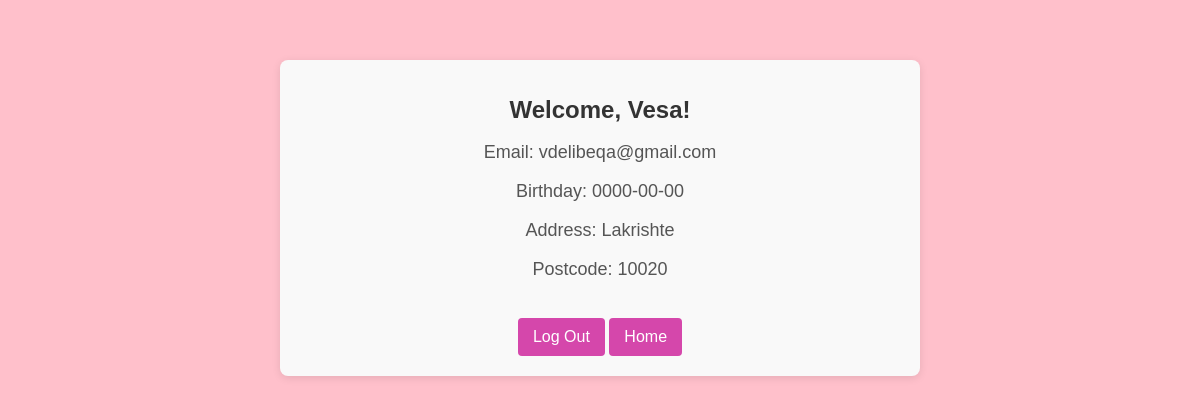
The app's page /user_dashboard.php (signed in) with its own data.
### tables this page shows
CREATE TABLE `signup` (
  `id` int(11) NOT NULL,
  `firstName` varchar(50) NOT NULL,
  `lastName` varchar(50) NOT NULL,
  `email` varchar(50) NOT NULL,
  `password` varchar(50) NOT NULL,
  `birthday` date NOT NULL,
  `address` varchar(50) NOT NULL,
  `postcode` int(20) NOT NULL
);

### user_dashboard.php (the view, shortened to what this page needs)
<?php
$userId = $_SESSION['userId'];
try {
    $pdo = new PDO('mysql:host=localhost;dbname=bloomy_db', 'root', '');
    $pdo->setAttribute(PDO::ATTR_ERRMODE, PDO::ERRMODE_EXCEPTION);
    $sql = "SELECT * FROM signup WHERE id = :userId";
    $stmt = $pdo->prepare($sql);
    $stmt->bindParam(':userId', $userId);
    $stmt->execute();
    $user = $stmt->fetch(PDO::FETCH_ASSOC);
} catch (PDOException $e) {
    echo "Error: " . $e->getMessage();
    exit();
}
?>
<!DOCTYPE html>
<html lang="en">
<head>
    <link rel="stylesheet" href="user_dashboard.css">
</head>
<body>
    <div class="dashboard">
        <h1>Welcome, <?php echo htmlspecialchars($user['firstName']); ?>!</h1>
        <p>Email: <?php echo htmlspecialchars($user['email']); ?></p>
        <p>Birthday: <?php echo htmlspecialchars($user['birthday']); ?></p>
        <p>Address: <?php echo htmlspecialchars($user['address']); ?></p>
        <p>Postcode: <?php echo htmlspecialchars($user['postcode']); ?></p>
        <a href="userlogout.php">Log Out</a>
        <a href="index.php">Home</a>
    </div>
</body>
</html>

### user_dashboard.css (style rules this page uses)
body { font-family: Arial, sans-serif; padding: 20px; margin: 0; background-color: pink; }
.dashboard { max-width: 600px; margin: 0 auto; background: #f9f9f9; padding: 20px; border-radius: 8px; box-shadow: 0 2px 8px rgba(0, 0, 0, 0.1); text-align: center; margin-top: 40px; }
.dashboard h1 { font-size: 24px; color: #333; }
.dashboard p { font-size: 18px; color: #555; }
a { display: inline-block; margin-top: 20px; padding: 10px 15px; background: #d547ab; color: #fff; text-decoration: none; border-radius: 4px; font-size: 16px; }

### records on screen
signup: firstName "Vesa", email "vdelibeqa@gmail.com", birthday "0000-00-00", address "Lakrishte", postcode "10020"
